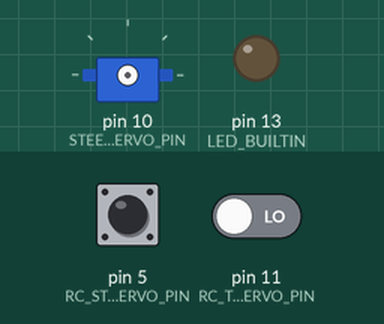
Bench run of a sketch on a simulated Arduino Uno, built with avr-gcc and run on an emulated ATmega328P. Shown: servo, output pins drawn as LEDs (lit = HIGH). Dashed ring = blinking. The test bench sets the inputs (shaded band); at power-on: pin 5 (RC_STEERING_SERVO_PIN) LOW, pin 11 (RC_THROTTLE_SERVO_PIN) LOW.

Above: at 1.2 s.
1.3 s: pin 5 (RC_STEERING_SERVO_PIN) pulsed HIGH 2 times (0.12 s each, 0.3 s apart)
At 1.59 s:
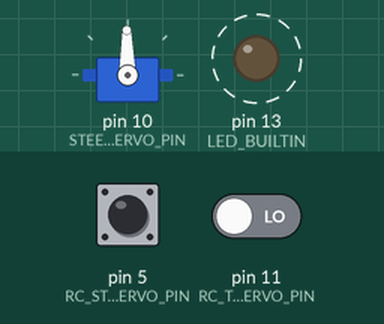
3.4 s: pin 5 (RC_STEERING_SERVO_PIN) pulsed HIGH 5 times (0.12 s each, 0.3 s apart)
At 5.1 s:
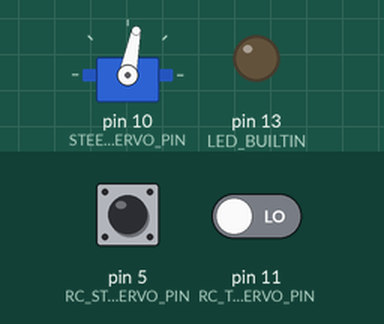
Timing chart, 0 to 6.6 s (numbered marks = the images above; inputs shaded):
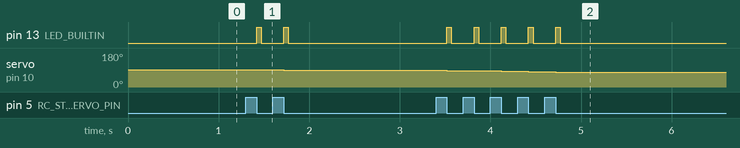

The sketch:

servo_test.ino
```cpp
// (licence header left out)
// I used this to sweep the steering back and forth to find the limits

#include <Servo.h>

#define SERIAL_RX_PIN 0
#define SERIAL_TX_PIN 1
#define THROTTLE_SERVO_PIN 6
#define STEERING_SERVO_PIN 10
#define RC_THROTTLE_SERVO_PIN 11
#define RC_STEERING_SERVO_PIN 5

#define SERIAL_BUAD_RATE 19200

#define RC_THROTTLE_SERVO_REFRESH_RATE 20000UL // in us
#define SERIAL_THROTTLE_SERVO_REFRESH_RATE 1000000UL // in us
#define RC_THROTTLE_DEAD_ZONE_MIN 1400UL // in us
#define RC_THROTTLE_DEAD_ZONE_MAX 1600UL // in us

#define RC_STEERING_SERVO_REFRESH_RATE 20000UL // in us
#define SERIAL_STEERING_SERVO_REFRESH_RATE 1000000UL // in us
#define RC_STEERING_DEAD_ZONE_MIN 1400UL // in us
#define RC_STEERING_DEAD_ZONE_MAX 1600UL // in us

Servo throttle_servo, steering_servo;

unsigned long last_microseconds;
bool last_rc_throttle_pin_state, last_rc_steering_pin_state, increment;
unsigned long last_rc_throttle_microseconds, last_rc_steering_microseconds;
unsigned long rc_throttle_servo_pulse_length = 0, rc_steering_servo_pulse_length = 0;
unsigned long rc_throttle_servo_pulse_refreshed = 0, rc_steering_servo_pulse_refreshed = 0;

char serial_buffer[16] = {};
unsigned long serial_throttle_servo_pulse_length = 0, serial_steering_servo_pulse_length = 0;
unsigned long serial_throttle_servo_pulse_refreshed = 0, serial_steering_servo_pulse_refreshed = 0;
int i = 1500;
int j = 0;

void setup()
{
  Serial.begin(SERIAL_BUAD_RATE);
  pinMode(LED_BUILTIN, OUTPUT);

  last_microseconds = micros();
  last_rc_throttle_pin_state = digitalRead(RC_THROTTLE_SERVO_PIN) == HIGH;
  last_rc_steering_pin_state = digitalRead(RC_STEERING_SERVO_PIN) == HIGH;
  digitalWrite(LED_BUILTIN, LOW);
  last_rc_throttle_microseconds = last_microseconds;
  last_rc_steering_microseconds = last_microseconds;
}

void loop()
{

  unsigned long microseconds = micros();
  bool rc_throttle_pin_state = digitalRead(RC_THROTTLE_SERVO_PIN) == HIGH;
  bool rc_steering_pin_state = digitalRead(RC_STEERING_SERVO_PIN) == HIGH;


  if (rc_steering_pin_state && (!last_rc_steering_pin_state)) // rising edge
  {
    last_rc_steering_microseconds = microseconds;
  }

  if ((!rc_steering_pin_state) && last_rc_steering_pin_state) // falling edge
  {
    unsigned long temp = microseconds - last_rc_steering_microseconds;

    if (!rc_steering_servo_pulse_length)
    {
      rc_steering_servo_pulse_length = temp;
    }
    else
    {
      rc_steering_servo_pulse_length = ((rc_steering_servo_pulse_length * 3) + temp) >> 2;
    }

    rc_steering_servo_pulse_refreshed = microseconds;
  }

  if (rc_steering_servo_pulse_length // zero servo if not refreshed
      && ((microseconds - rc_steering_servo_pulse_refreshed) > (2UL * RC_STEERING_SERVO_REFRESH_RATE)))
  {
    rc_steering_servo_pulse_length = 0;
  }

  last_microseconds = microseconds;
  last_rc_throttle_pin_state = rc_throttle_pin_state;
  last_rc_steering_pin_state = rc_steering_pin_state;

  //    while(Serial.available())
  //    {
  //        int c = Serial.read();
  //        memmove(serial_buffer, serial_buffer + 1, sizeof(serial_buffer) - 2);
  //        serial_buffer[sizeof(serial_buffer) - 2] = c;
  //
  //        if(c == '\n')
  //        {
  //            unsigned long serial_throttle_servo_pulse_length_tmp, serial_steering_servo_pulse_length_tmp;
  //
  //            if(sscanf(serial_buffer, "{%lu,%lu}", &serial_throttle_servo_pulse_length_tmp, &serial_steering_servo_pulse_length_tmp) == 2)
  //            {
  //                if(!serial_throttle_servo_pulse_length)
  //                {
  //                   serial_throttle_servo_pulse_length = serial_throttle_servo_pulse_length_tmp;
  //                }
  //                else
  //                {
  //                   serial_throttle_servo_pulse_length = ((serial_throttle_servo_pulse_length * 3) + serial_throttle_servo_pulse_length_tmp) >> 2;
  //                }
  //
  //                serial_throttle_servo_pulse_refreshed = microseconds;
  //
  //                if(!serial_steering_servo_pulse_length)
  //                {
  //                   serial_steering_servo_pulse_length = serial_steering_servo_pulse_length_tmp;
  //                }
  //                else
  //                {
  //                   serial_steering_servo_pulse_length = ((serial_steering_servo_pulse_length * 3) + serial_steering_servo_pulse_length_tmp) >> 2;
  //                }
  //
  //                serial_steering_servo_pulse_refreshed = microseconds;
  //
  //                digitalWrite(LED_BUILTIN, (digitalRead(LED_BUILTIN) == HIGH) ? LOW : HIGH);
  //            }
  //            else
  //            {
  //                serial_throttle_servo_pulse_length = 0;
  //                serial_steering_servo_pulse_length = 0;
  //            }
  //        }
  //    }

  if (serial_throttle_servo_pulse_length // zero servo if not refreshed
      && ((microseconds - serial_throttle_servo_pulse_refreshed) > (2UL * SERIAL_THROTTLE_SERVO_REFRESH_RATE)))
  {
    serial_throttle_servo_pulse_length = 0;
  }

  if (serial_steering_servo_pulse_length // zero servo if not refreshed
      && ((microseconds - serial_steering_servo_pulse_refreshed) > (2UL * SERIAL_STEERING_SERVO_REFRESH_RATE)))
  {
    serial_steering_servo_pulse_length = 0;
  }

  if (rc_steering_servo_pulse_length)
  {
    digitalWrite(LED_BUILTIN,  HIGH);
    //  }
    //  else {
    //    digitalWrite(LED_BUILTIN,  LOW);
    //  }
    //
    //  delay(19);
    //  i++;

    if (!steering_servo.attached())
    {
      //            throttle_servo.attach(THROTTLE_SERVO_PIN);
      steering_servo.attach(STEERING_SERVO_PIN);
    }

    //        throttle_servo.writeMicroseconds(2000);

    if (increment) {
      i = i + 20;
    }
    else {
      i = i - 20;
    }

// back/right max
    if (i > 1800)
      increment = false;

    if (i < 1270) {
      increment = true;
    }

    steering_servo.writeMicroseconds(i);
//    digitalWrite(LED_BUILTIN,  HIGH);
    delay(50);
    //    digitalWrite(LED_BUILTIN,  LOW);
    //    delay(100);

  }
  else {

    digitalWrite(LED_BUILTIN,  LOW);
//      delay(10);
    if (steering_servo.attached())
    {
//      steering_servo.writeMicroseconds(1500);
      throttle_servo.detach();
      steering_servo.detach();
    }
  }

}
```

Measured:
- after the input at 1.3 s, pin 13 (LED_BUILTIN): alternates HIGH for 0.05 s and LOW for 0.25 s, 4 changes in all, then stays LOW, starting after 0.12 s; servo on pin 10 (STEERING_SERVO_PIN): 91° → 89° after 0.42 s
- after the input at 3.4 s, pin 13 (LED_BUILTIN): alternates HIGH for 0.05 s and LOW for 0.25 s, 10 changes in all, then stays LOW, starting after 0.12 s; servo on pin 10 (STEERING_SERVO_PIN): moves from 89° to 79° over 1.2 s, starting after 0.12 s
